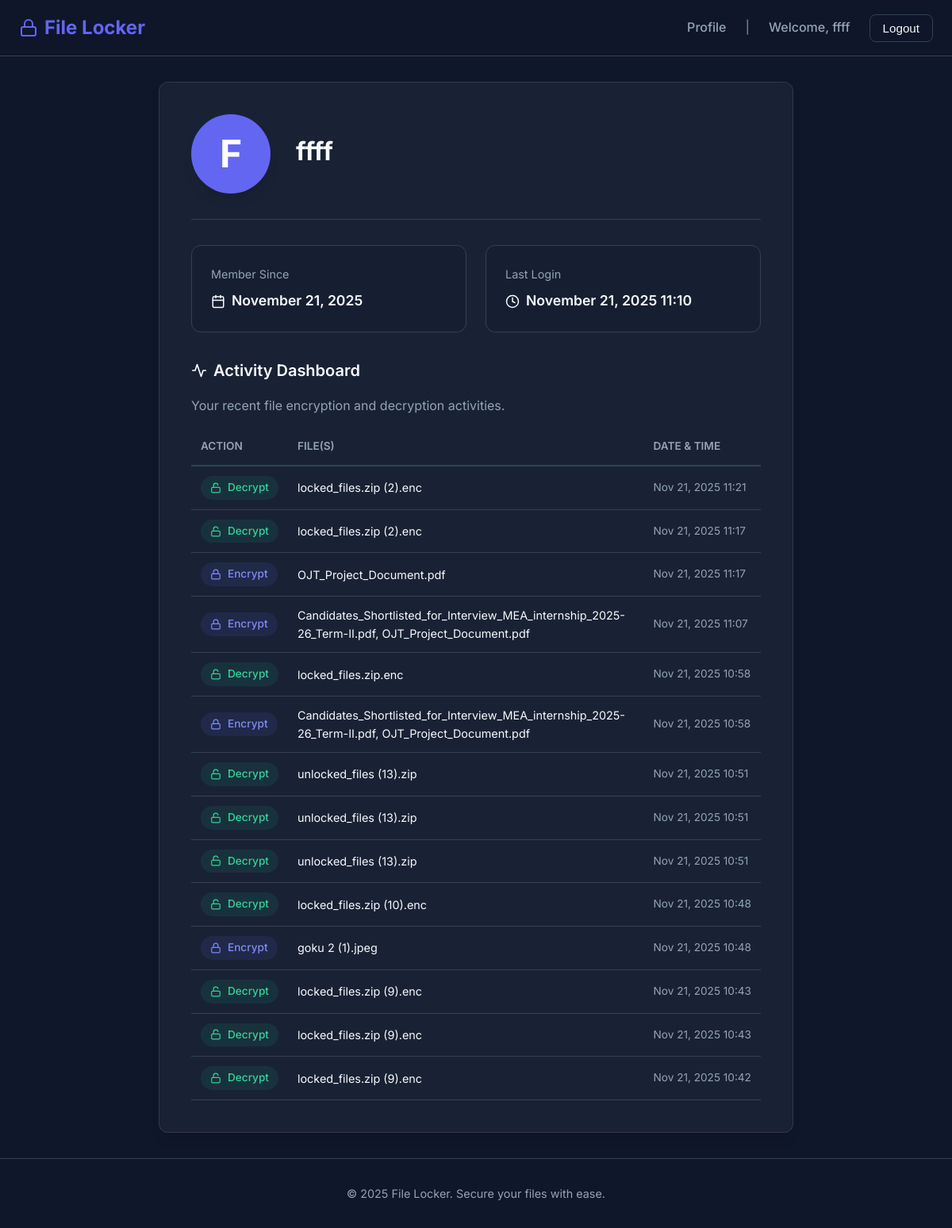
The app's page /profile/ (signed in) with its own data.
### locker_app/models.py (models this page shows, shortened)
class FileHistory(models.Model):
    ACTION_CHOICES = [
        ('encrypt', 'Encrypt'),
        ('decrypt', 'Decrypt'),
    ]
    user = models.ForeignKey(User, on_delete=models.CASCADE)
    action = models.CharField(max_length=10, choices=ACTION_CHOICES)
    filename = models.CharField(max_length=255)
    timestamp = models.DateTimeField(auto_now_add=True)
    class Meta:
        ordering = ['-timestamp']

### locker_app/views.py (the view)
# urls.py: path('profile/', views.profile, name='profile'),
@login_required
def profile(request):
    history = FileHistory.objects.filter(user=request.user)[:20]
    return render(request, 'locker_app/profile.html', {'history': history})

### locker_app/templates/locker_app/profile.html (shortened to what this page needs)
{% extends 'locker_app/base.html' %}
{% load static %}
{% block extra_css %}
<link rel="stylesheet" href="{% static 'locker_app/css/profile.css' %}">
{% endblock %}
{% block content %}
<div class="profile-container">
    <div class="glass-panel" style="padding: 2.5rem;">
        <div class="profile-header">
            <div class="profile-avatar">
                {{ user.username|first|upper }}
            </div>
            <div class="profile-info">
                <h2>{{ user.username }}</h2>
            </div>
        </div>
        <div class="stats-grid">
            <div class="stat-card">
                <span class="stat-label">Member Since</span>
                <div class="stat-value">
                    {{ user.date_joined|date:"F j, Y" }}
                </div>
            </div>
            <div class="stat-card">
                <span class="stat-label">Last Login</span>
                <div class="stat-value">
                    <svg xmlns="http://www.w3.org/2000/svg" width="18" height="18" viewBox="0 0 24 24" fill="none"
                        stroke="currentColor" stroke-width="2" stroke-linecap="round" stroke-linejoin="round">
                        <circle cx="12" cy="12" r="10"></circle>
                        <polyline points="12 6 12 12 16 14"></polyline>
                    </svg>
                    {{ user.last_login|date:"F j, Y H:i" }}
                </div>
            </div>
        </div>
        <div class="dashboard-section">
            <div class="dashboard-title">
                <svg xmlns="http://www.w3.org/2000/svg" width="20" height="20" viewBox="0 0 24 24" fill="none"
                    stroke="currentColor" stroke-width="2" stroke-linecap="round" stroke-linejoin="round">
                    <polyline points="22 12 18 12 15 21 9 3 6 12 2 12"></polyline>
                </svg>
                Activity Dashboard
            </div>
            <p style="margin-bottom: 1rem; color: var(--text-muted);">Your recent file encryption and decryption
                activities.</p>
            {% if history %}
            <div style="overflow-x: auto;">
                <table style="width: 100%; border-collapse: collapse;">
                    <thead>
                        <tr style="border-bottom: 2px solid var(--border-color);">
                            <th
                                style="text-align: left; padding: 0.75rem; color: var(--text-muted); font-weight: 600; font-size: 0.85rem;">
                                ACTION</th>
                            <th
                                style="text-align: left; padding: 0.75rem; color: var(--text-muted); font-weight: 600; font-size: 0.85rem;">
                                FILE(S)</th>
                            <th
                                style="text-align: left; padding: 0.75rem; color: var(--text-muted); font-weight: 600; font-size: 0.85rem; white-space: nowrap;">
                                DATE & TIME</th>
                        </tr>
                    </thead>
                    <tbody>
                        {% for item in history %}
                        <tr style="border-bottom: 1px solid var(--border-color);">
                            <td style="padding: 0.75rem;">
                                {% if item.action == 'encrypt' %}
                                <span
                                    style="display: inline-flex; align-items: center; gap: 0.5rem; padding: 0.25rem 0.75rem; background: rgba(99, 102, 241, 0.1); color: #818cf8; border-radius: 1rem; font-size: 0.85rem; font-weight: 500;">
                                    <svg xmlns="http://www.w3.org/2000/svg" width="14" height="14" viewBox="0 0 24 24"
                                        fill="none" stroke="currentColor" stroke-width="2" stroke-linecap="round"
                                        stroke-linejoin="round">
                                        <rect x="3" y="11" width="18" height="11" rx="2" ry="2"></rect>
                                        <path d="M7 11V7a5 5 0 0 1 10 0v4"></path>
                                    </svg>
                                    Encrypt
                                </span>
                                {% else %}
                                <span
                                    style="display: inline-flex; align-items: center; gap: 0.5rem; padding: 0.25rem 0.75rem; background: rgba(16, 185, 129, 0.1); color: #34d399; border-radius: 1rem; font-size: 0.85rem; font-weight: 500;">
                                    <svg xmlns="http://www.w3.org/2000/svg" width="14" height="14" viewBox="0 0 24 24"
                                        fill="none" stroke="currentColor" stroke-width="2" stroke-linecap="round"
                                        stroke-linejoin="round">
                                        <rect x="3" y="11" width="18" height="11" rx="2" ry="2"></rect>
                                        <path d="M7 11V7a5 5 0 0 1 9.9-1"></path>
                                    </svg>
                                    Decrypt
                                </span>
                                {% endif %}
                            </td>
                            <td style="padding: 0.75rem; color: var(--text-color); font-size: 0.9rem;">
                                {{ item.filename }}
                            </td>
                            <td
                                style="padding: 0.75rem; color: var(--text-muted); font-size: 0.85rem; white-space: nowrap;">
                                {{ item.timestamp|date:"M d, Y H:i" }}
                            </td>
                        </tr>
                        {% endfor %}
                    </tbody>
                </table>
            </div>
            {% endif %}
        </div>
    </div>
</div>
{% endblock %}

### locker_app/templates/locker_app/base.html (shortened to what this page needs)
{% load static %}
<!DOCTYPE html>
<html lang="en">
<head>
    <link rel="stylesheet" href="{% static 'locker_app/css/main.css' %}">
    {% block extra_css %}{% endblock %}
</head>
<body>
    <nav class="navbar">
        <div class="container navbar-content">
            <a href="{% url 'home' %}" class="logo">
                <svg xmlns="http://www.w3.org/2000/svg" width="24" height="24" viewBox="0 0 24 24" fill="none"
                    stroke="currentColor" stroke-width="2" stroke-linecap="round" stroke-linejoin="round">
                    <rect x="3" y="11" width="18" height="11" rx="2" ry="2"></rect>
                    <path d="M7 11V7a5 5 0 0 1 10 0v4"></path>
                </svg>
                File Locker
            </a>
            <div class="nav-links">
                {% if user.is_authenticated %}
                <a href="{% url 'profile' %}" class="nav-link">Profile</a>
                <span class="nav-link" style="opacity: 0.7;">|</span>
                <span class="nav-link">Welcome, {{ user.username }}</span>
                <form method="post" action="{% url 'logout' %}" style="display: inline;">
                    <button type="submit" class="btn btn-outline">Logout</button>
                </form>
                {% else %}
                <a href="{% url 'login' %}" class="nav-link">Login</a>
                <a href="{% url 'signup' %}" class="btn btn-primary">Sign Up</a>
                {% endif %}
            </div>
        </div>
    </nav>
    <main>
        {% block content %}
        {% endblock %}
    </main>
    <footer class="footer">
        <div class="container">
            <p>&copy; {% now "Y" %} File Locker. Secure your files with ease.</p>
        </div>
    </footer>
</body>
</html>

### locker_app/static/locker_app/css/main.css (style rules this page uses)
:root { --bg-color: #0f172a; --surface-color: #1e293b; --primary-color: #6366f1; --primary-hover: #4f46e5; --text-color: #f8fafc; --text-muted: #94a3b8; --border-color: #334155; --glass-bg: rgba(30, 41, 59, 0.7); --glass-border: rgba(255, 255, 255, 0.1); --shadow-lg: 0 10px 15px -3px rgba(0, 0, 0, 0.1), 0 4px 6px -2px rgba(0, 0, 0, 0.05); --radius: 0.75rem; }
* { margin: 0; padding: 0; box-sizing: border-box; }
body { font-family: 'Inter', sans-serif; background-color: var(--bg-color); color: var(--text-color); line-height: 1.6; min-height: 100vh; display: flex; flex-direction: column; }
.glass-panel { background: var(--glass-bg); backdrop-filter: blur(12px); -webkit-backdrop-filter: blur(12px); border: 1px solid var(--glass-border); border-radius: var(--radius); box-shadow: var(--shadow-lg); }
.container { width: 100%; max-width: 1200px; margin: 0 auto; padding: 0 1.5rem; }
.navbar { padding: 1rem 0; border-bottom: 1px solid var(--border-color); background: rgba(15, 23, 42, 0.8); backdrop-filter: blur(10px); position: sticky; top: 0; z-index: 100; }
.navbar-content { display: flex; justify-content: space-between; align-items: center; }
.logo { font-size: 1.5rem; font-weight: 700; color: var(--primary-color); text-decoration: none; display: flex; align-items: center; gap: 0.5rem; }
.nav-links { display: flex; gap: 1.5rem; align-items: center; }
.nav-link { color: var(--text-muted); text-decoration: none; font-weight: 500; transition: color 0.2s; }
.btn { display: inline-flex; align-items: center; justify-content: center; padding: 0.5rem 1rem; border-radius: 0.5rem; font-weight: 500; text-decoration: none; transition: all 0.2s; cursor: pointer; border: none; font-size: 0.95rem; }
.btn-outline { border: 1px solid var(--border-color); color: var(--text-color); background: transparent; }
.footer { margin-top: auto; padding: 2rem 0; text-align: center; color: var(--text-muted); font-size: 0.9rem; border-top: 1px solid var(--border-color); }

### locker_app/static/locker_app/css/profile.css (style rules this page uses)
.profile-container { max-width: 800px; margin: 2rem auto; }
.profile-header { display: flex; align-items: center; gap: 2rem; padding-bottom: 2rem; border-bottom: 1px solid var(--border-color); margin-bottom: 2rem; }
.profile-avatar { width: 100px; height: 100px; border-radius: 50%; background: var(--primary-color); color: white; display: flex; align-items: center; justify-content: center; font-size: 3rem; font-weight: 700; box-shadow: var(--shadow-lg); }
.profile-info h2 { font-size: 2rem; margin-bottom: 0.5rem; color: var(--text-color); }
.stats-grid { display: grid; grid-template-columns: repeat(auto-fit, minmax(200px, 1fr)); gap: 1.5rem; margin-bottom: 2rem; }
.stat-card { background: rgba(15, 23, 42, 0.3); padding: 1.5rem; border-radius: var(--radius); border: 1px solid var(--border-color); }
.stat-label { color: var(--text-muted); font-size: 0.9rem; margin-bottom: 0.5rem; display: block; }
.stat-value { font-size: 1.1rem; font-weight: 600; color: var(--text-color); display: flex; align-items: center; gap: 0.5rem; }
.dashboard-section { margin-top: 2rem; }
.dashboard-title { font-size: 1.25rem; font-weight: 600; margin-bottom: 1rem; display: flex; align-items: center; gap: 0.5rem; }

### records on screen
FileHistory: action "decrypt" (drawn), filename "locked_files.zip (2).enc", timestamp "Nov 21, 2025 11:21"
FileHistory: action "decrypt" (drawn), filename "locked_files.zip (2).enc", timestamp "Nov 21, 2025 11:17"
FileHistory: action "encrypt" (drawn), filename "OJT_Project_Document.pdf", timestamp "Nov 21, 2025 11:17"
FileHistory: action "encrypt" (drawn), filename "Candidates_Shortlisted_for_Interview_MEA_internship_2025-26_Term-II.pdf, OJT_Project_Document.pdf", timestamp "Nov 21, 2025 11:07"
FileHistory: action "decrypt" (drawn), filename "locked_files.zip.enc", timestamp "Nov 21, 2025 10:58"
FileHistory: action "encrypt" (drawn), filename "Candidates_Shortlisted_for_Interview_MEA_internship_2025-26_Term-II.pdf, OJT_Project_Document.pdf", timestamp "Nov 21, 2025 10:58"
FileHistory: action "decrypt" (drawn), filename "unlocked_files (13).zip", timestamp "Nov 21, 2025 10:51"
FileHistory: action "decrypt" (drawn), filename "unlocked_files (13).zip", timestamp "Nov 21, 2025 10:51"
FileHistory: action "decrypt" (drawn), filename "unlocked_files (13).zip", timestamp "Nov 21, 2025 10:51"
FileHistory: action "decrypt" (drawn), filename "locked_files.zip (10).enc", timestamp "Nov 21, 2025 10:48"
FileHistory: action "encrypt" (drawn), filename "goku 2 (1).jpeg", timestamp "Nov 21, 2025 10:48"
FileHistory: action "decrypt" (drawn), filename "locked_files.zip (9).enc", timestamp "Nov 21, 2025 10:43"
FileHistory: action "decrypt" (drawn), filename "locked_files.zip (9).enc", timestamp "Nov 21, 2025 10:43"
FileHistory: action "decrypt" (drawn), filename "locked_files.zip (9).enc", timestamp "Nov 21, 2025 10:42"

### other values on screen
{{ user.username }} "ffff"
{{ user.username|first|upper }} "F"
{{ user.date_joined|date:"F j, Y" }} "November 21, 2025"
{{ user.last_login|date:"F j, Y H:i" }} "November 21, 2025 11:10"
